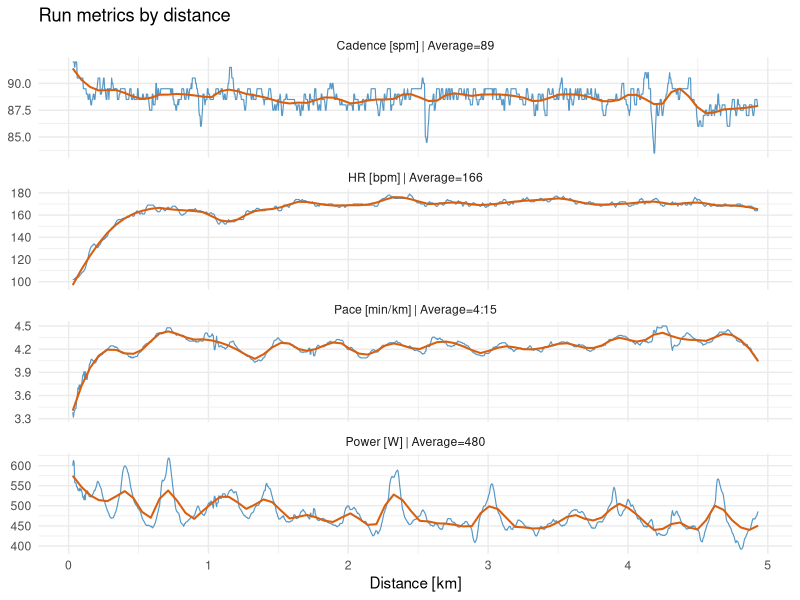

Reproduce this figure in R.
## ---- chunk 1
#| echo: false
#| warning: false
#| message: false

library(dplyr)
library(knitr)

format_pace_label <- function(value) {
  minutes <- floor(value)
  seconds <- round((value - minutes) * 60)
  rollover <- seconds == 60
  minutes[rollover] <- minutes[rollover] + 1
  seconds[rollover] <- 0

  sprintf("%d:%02d", minutes, seconds)
}

activity_meta <- read.csv(
  "analysis_data/activities_metadata.csv",
  check.names = FALSE,
  stringsAsFactors = FALSE
)

run_id <- activity_meta |>
  filter(EVENT_TYPE == "RUN") |>
  pull(ID)

run_data <- read.csv(
  "analysis_data/activities_data.csv",
  check.names = FALSE,
  stringsAsFactors = FALSE,
  na.strings = c("NA", "")
) |>
  filter(ID == run_id) |>
  mutate(
    time_min = as.numeric(SECS) / 60,
    distance_km = as.numeric(KM),
    pace = as.numeric(PACE),
    cadence = na_if(as.numeric(CAD), 0),
    hr = na_if(as.numeric(HR), 0),
    power = na_if(as.numeric(WATTS), 0)
  ) |>
  filter(as.numeric(SECS) > 5)

summary_table <- data.frame(
  Metric = c(
    "Elapsed time [min]",
    "Distance [km]",
    "Average pace [min/km]",
    "Average cadence [spm]",
    "Average HR [bpm]",
    "Average power [W]",
    "Max HR [bpm]",
    "Max power [W]"
  ),
  Value = c(
    sprintf("%.2f", max(run_data$time_min, na.rm = TRUE)),
    sprintf("%.3f", max(run_data$distance_km, na.rm = TRUE)),
    format_pace_label(mean(run_data$pace, na.rm = TRUE)),
    sprintf("%.1f", mean(run_data$cadence, na.rm = TRUE)),
    sprintf("%.1f", mean(run_data$hr, na.rm = TRUE)),
    sprintf("%.1f", mean(run_data$power, na.rm = TRUE)),
    sprintf("%.0f", max(run_data$hr, na.rm = TRUE)),
    sprintf("%.0f", max(run_data$power, na.rm = TRUE))
  )
)

#kable(summary_table)
## ---- chunk 2
#| echo: false
#| warning: false
#| message: false

library(dplyr)
library(ggplot2)
library(tidyr)

format_pace_label <- function(value) {
  minutes <- floor(value)
  seconds <- round((value - minutes) * 60)
  rollover <- seconds == 60
  minutes[rollover] <- minutes[rollover] + 1
  seconds[rollover] <- 0

  sprintf("%d:%02d", minutes, seconds)
}

activity_meta <- read.csv(
  "analysis_data/activities_metadata.csv",
  check.names = FALSE,
  stringsAsFactors = FALSE
)

run_id <- activity_meta |>
  filter(EVENT_TYPE == "RUN") |>
  pull(ID)

run_data <- read.csv(
  "analysis_data/activities_data.csv",
  check.names = FALSE,
  stringsAsFactors = FALSE,
  na.strings = c("NA", "")
) |>
  filter(ID == run_id) |>
  mutate(
    time_min = as.numeric(SECS) / 60,
    distance_km = as.numeric(KM),
    pace = as.numeric(PACE),
    cadence = na_if(as.numeric(CAD), 0),
    hr = na_if(as.numeric(HR), 0),
    power = na_if(as.numeric(WATTS), 0)
  ) |>
  filter(as.numeric(SECS) > 5) |>
  select(distance_km, pace, cadence, hr, power) |>
  pivot_longer(
    cols = c(pace, cadence, hr, power),
    names_to = "metric",
    values_to = "value"
  ) |>
  mutate(
    metric = recode(
      metric,
      pace = "Pace [min/km]",
      cadence = "Cadence [spm]",
      hr = "HR [bpm]",
      power = "Power [W]"
    )
  )

plot_labels <- run_data |>
  group_by(metric) |>
  summarise(avg_value = mean(value, na.rm = TRUE), .groups = "drop") |>
  mutate(
    avg_label = ifelse(
      metric == "Pace [min/km]",
      format_pace_label(avg_value),
      as.character(round(avg_value))
    ),
    metric_label = paste0(metric, " | Average=", avg_label)
  ) |>
  select(metric, metric_label)

run_data |>
  left_join(plot_labels, by = "metric") |>
  ggplot(aes(x = distance_km, y = value)) +
  geom_line(linewidth = 0.4, color = "#2c7fb8", alpha = 0.8) +
  geom_smooth(method = "loess", span = 0.1, se = FALSE, color = "#d95f0e", linewidth = 0.7) +
  facet_wrap(~ metric_label, scales = "free_y", ncol = 1) +
  labs(
    x = "Distance [km]",
    y = NULL,
    title = "Run metrics by distance"
  ) +
  theme_minimal(base_size = 11)
## ---- chunk 3
#| echo: false
#| warning: false
#| message: false

library(dplyr)
library(knitr)

format_pace_label <- function(value) {
  minutes <- floor(value)
  seconds <- round((value - minutes) * 60)
  rollover <- seconds == 60
  minutes[rollover] <- minutes[rollover] + 1
  seconds[rollover] <- 0

  sprintf("%d:%02d", minutes, seconds)
}

activity_meta <- read.csv(
  "analysis_data/activities_metadata.csv",
  check.names = FALSE,
  stringsAsFactors = FALSE
)

run_id <- activity_meta |>
  filter(EVENT_TYPE == "RUN") |>
  pull(ID)

km_table <- read.csv(
  "analysis_data/activities_data.csv",
  check.names = FALSE,
  stringsAsFactors = FALSE,
  na.strings = c("NA", "")
) |>
  filter(ID == run_id) |>
  mutate(
    distance_km = as.numeric(KM),
    pace = as.numeric(PACE),
    cadence = na_if(as.numeric(CAD), 0),
    hr = na_if(as.numeric(HR), 0),
    power = na_if(as.numeric(WATTS), 0),
    km_split = floor(distance_km) + 1
  ) |>
  filter(distance_km < 5) |>
  group_by(km_split) |>
  summarise(
    `Average pace [min/km]` = format_pace_label(mean(pace, na.rm = TRUE)),
    `Average power [W]` = sprintf("%.0f", mean(power, na.rm = TRUE)),
    `Average cadence [spm]` = sprintf("%.0f", mean(cadence, na.rm = TRUE)),
    `Average HR [bpm]` = sprintf("%.0f", mean(hr, na.rm = TRUE)),
    .groups = "drop"
  ) |>
  mutate(`KM` = paste0("KM ", km_split)) |>
  select(KM, everything(), -km_split)

kable(km_table)
